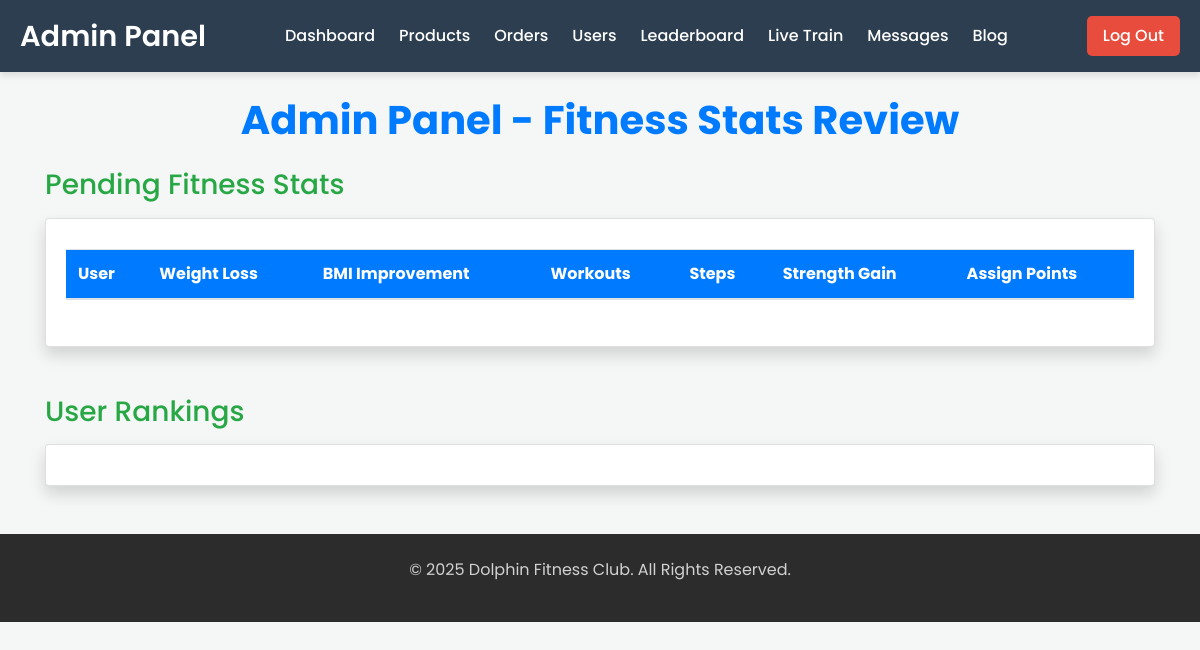
The page /index/admin/leaderboard.php (signed in) on the database as committed earlier.
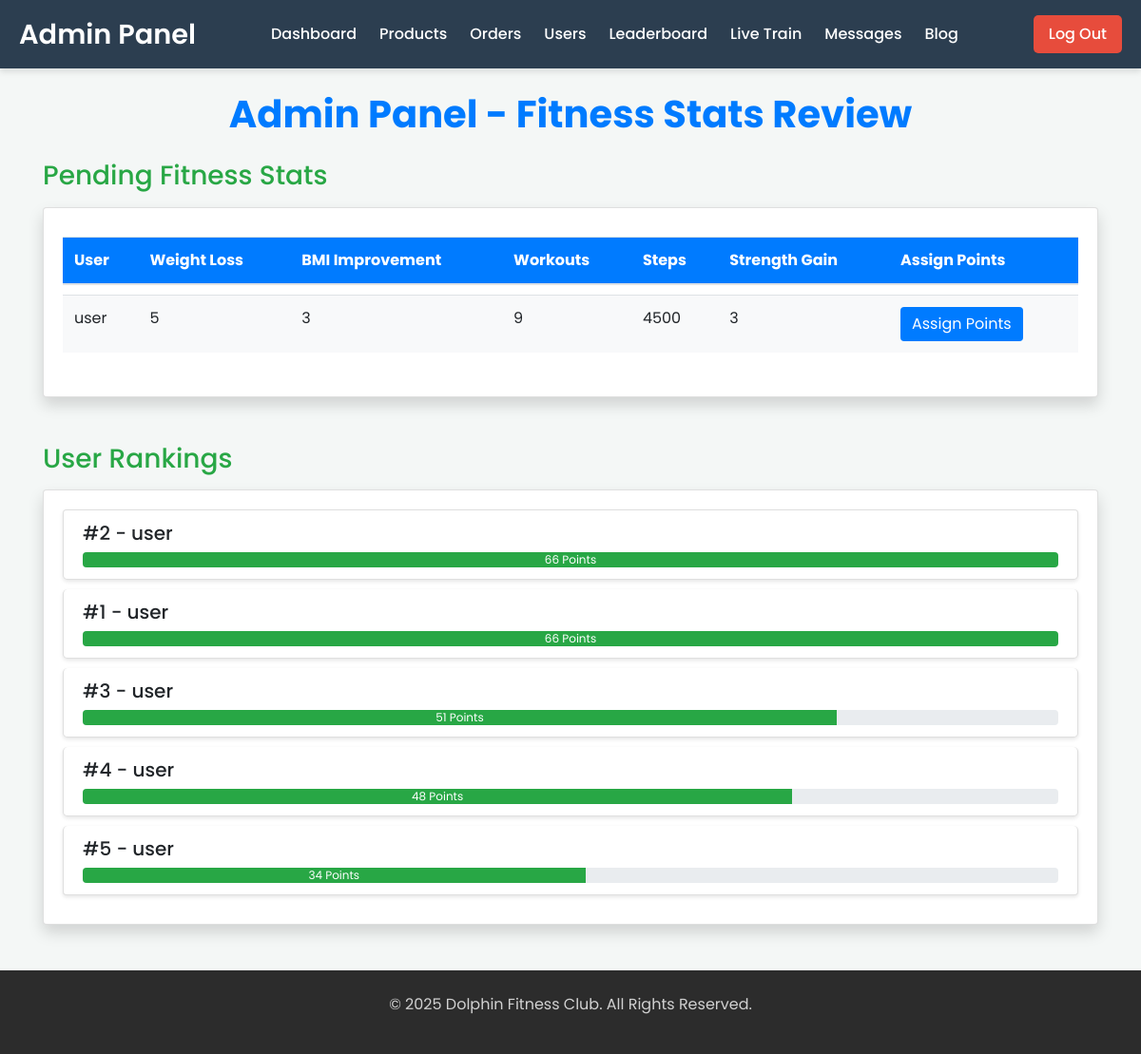
The same page on the database as committed later.
### tables this page shows
CREATE TABLE `fitness_stats` (
  `id` int(11) NOT NULL,
  `user_id` int(11) DEFAULT NULL,
  `weight_loss` int(10) DEFAULT NULL,
  `bmi_improvement` int(10) DEFAULT NULL,
  `workouts` int(11) DEFAULT NULL,
  `steps` int(11) DEFAULT NULL,
  `strength_gain` int(10) DEFAULT NULL,
  `status` varchar(30) NOT NULL
);

CREATE TABLE `users` (
  `id` int(11) NOT NULL,
  `first_name` varchar(100) NOT NULL,
  `last_name` varchar(100) NOT NULL,
  `email` varchar(100) NOT NULL,
  `username` varchar(50) NOT NULL,
  `password` varchar(255) NOT NULL
);

CREATE TABLE `leaderboard` (
  `id` int(11) NOT NULL,
  `user_id` int(11) DEFAULT NULL,
  `total_points` int(10) DEFAULT NULL,
  `rank` int(11) DEFAULT NULL
);

### index/admin/leaderboard.php (the view, shortened to what this page needs)
<?php
include_once 'components/admin_header.php';
require_once 'include/db.php';
$query = "SELECT fitness_stats.id, fitness_stats.user_id, users.username, fitness_stats.weight_loss,
                 fitness_stats.bmi_improvement, fitness_stats.workouts, fitness_stats.steps,
                 fitness_stats.strength_gain
          FROM fitness_stats
          JOIN users ON fitness_stats.user_id = users.id
          WHERE fitness_stats.status = 'pending'";
$result = $mysqli->query($query);
$ranking_query = "SELECT users.username, leaderboard.total_points, leaderboard.rank
                  FROM leaderboard
                  JOIN users ON leaderboard.user_id = users.id
                  ORDER BY leaderboard.total_points DESC";
$rank_result = $mysqli->query($ranking_query);
$rank_data = $rank_result->fetch_all(MYSQLI_ASSOC);
$max_points = !empty($rank_data) ? max(array_column($rank_data, 'total_points')) : 1;
$rank_result->data_seek(0);
?>
<div class="container mt-4">
    <h1 class="text-center mb-4" style="color: #007bff; font-weight: bold;">Admin Panel - Fitness Stats Review</h1>
    <h3 class="mb-3" style="color: #28a745;">Pending Fitness Stats</h3>
    <div class="card shadow mb-5">
        <div class="card-body">
            <table class="table">
                <thead>
                    <tr>
                        <th>User</th>
                        <th>Weight Loss</th>
                        <th>BMI Improvement</th>
                        <th>Workouts</th>
                        <th>Steps</th>
                        <th>Strength Gain</th>
                        <th>Assign Points</th>
                    </tr>
                </thead>
                <tbody>
                    <?php while ($row = $result->fetch_assoc()) { ?>
                        <tr>
                            <td><?php echo htmlspecialchars($row['username']); ?></td>
                            <td><?php echo $row['weight_loss']; ?></td>
                            <td><?php echo $row['bmi_improvement']; ?></td>
                            <td><?php echo $row['workouts']; ?></td>
                            <td><?php echo $row['steps']; ?></td>
                            <td><?php echo $row['strength_gain']; ?></td>
                            <td>
                                <form method="POST">
                                    <button type="submit" name="assign_points" class="btn btn-primary">Assign Points</button>
                                </form>
                            </td>
                        </tr>
                    <?php } ?>
                </tbody>
            </table>
        </div>
    </div>
    <h3 class="mt-5 mb-3" style="color: #28a745;">User Rankings</h3>
    <div class="card shadow">
        <div class="card-body">
            <div class="list-group">
                <?php while ($rank = $rank_result->fetch_assoc()) {
                    $progress = ($rank['total_points'] / $max_points) * 100;
                ?>
                    <div class="list-group-item">
                        <h5>#<?php echo $rank['rank']; ?> - <?php echo htmlspecialchars($rank['username']); ?></h5>
                        <div class="progress">
                            <div class="progress-bar" role="progressbar" style="width: <?php echo $progress; ?>%;"
                                aria-valuenow="<?php echo $rank['total_points']; ?>" aria-valuemin="0"
                                aria-valuemax="100">
                                <?php echo $rank['total_points']; ?> Points
                            </div>
                        </div>
                    </div>
                <?php } ?>
            </div>
        </div>
    </div>
</div>
<?php
include_once 'components/admin_footer.php';
?>

Rows that differ between the two databases and show on the page:
added fitness_stats: user.username "user", weight_loss "5", bmi_improvement "3", workouts "9", steps "4500", strength_gain "3"
added leaderboard: rank "2", user.username "user", total_points "66"
added leaderboard: rank "1", user.username "user", total_points "66"
added leaderboard: rank "3", user.username "user", total_points "51"
added leaderboard: rank "4", user.username "user", total_points "48"
added leaderboard: rank "5", user.username "user", total_points "34"
